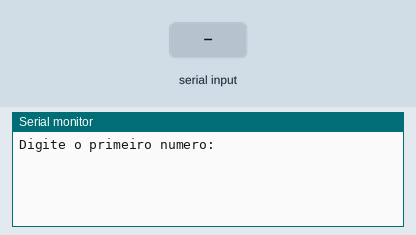
This sketch was run on a simulated Arduino Uno, built with avr-gcc and run on an emulated ATmega328P. Parts: the last lines printed to the serial monitor. Inputs (shaded band) come from the test bench.

Above: at 1.2 s.
1.3 s: "90,45\n" received over Serial
At 1.7 s:
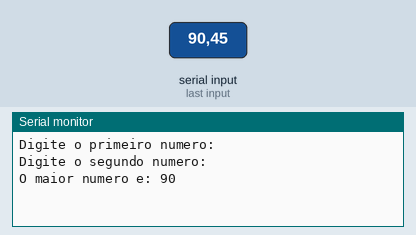
2.8 s: "30,150\n" received over Serial
At 5.1 s:
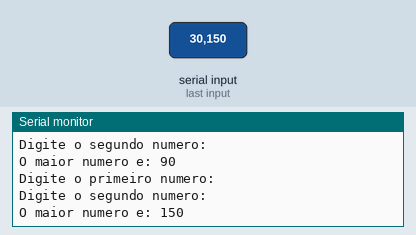

The sketch:

if_simples_e_composto_141.ino
```cpp
/*
Faça um programa receba dois valores e imprima qual é o maior número
digitado.
*/

// C++ code
//

void setup() {
  Serial.begin(9600);
}

void loop() {
  int numero1 = 0;
  int numero2 = 0;

  Serial.println("Digite o primeiro numero:");
  while (!Serial.available());
  numero1 = Serial.parseInt();

  Serial.println("Digite o segundo numero:");
  while (!Serial.available());
  numero2 = Serial.parseInt();

  if (numero1 > numero2) {
    Serial.println("O maior numero e: " + String(numero1));
  } else if (numero2 > numero1) {
    Serial.println("O maior numero e: " + String(numero2));
  } else {
    Serial.println("Os dois numeros sao iguais.");
  }

  Serial.println();
  delay(3000);
}
```

Measured:
- after the input at 1.3 s, the serial monitor: prints a new line at once (image 1)
- after the input at 2.8 s, the serial monitor: prints a new line after 1.6 s (image 2)
